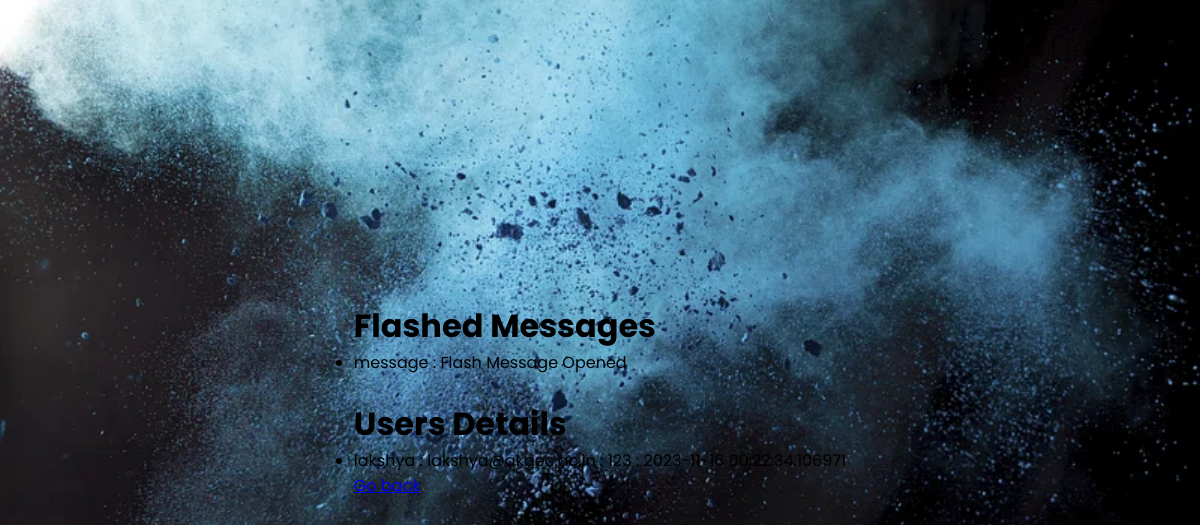
The page /display_messages on the database as committed earlier.
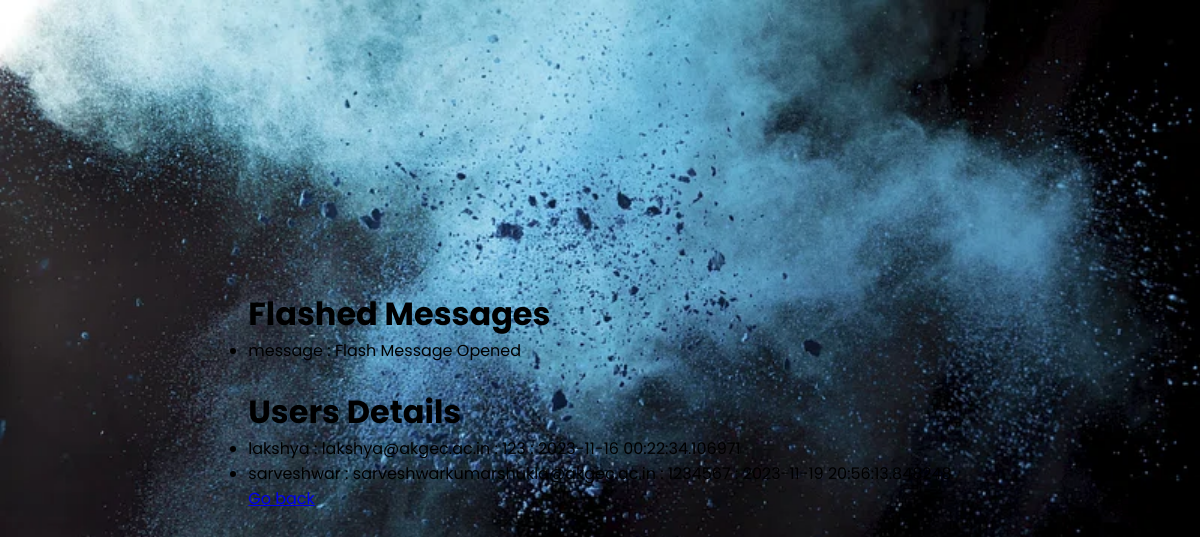
The same page on the database as committed later.
### system.py (models this page shows, shortened)
class user(db.Model):
    username=db.Column(db.String(30),primary_key=True)
    email=db.Column(db.String(30),unique=True,nullable=False)
    password=db.Column(db.String(30),nullable=False)
    date_created=db.Column(db.DateTime,default=datetime.datetime.now)

### system.py (the view)
@app.route('/display_messages')
def display_messages():
    users=user.query.order_by(user.date_created).all()
    flash(f'Flash Message Opened','message')
    return render_template('message.html',users=users)

### templates/message.html (shortened to what this page needs)
{% extends 'base.html' %}
{% block content %}
  <h1>Flashed Messages</h1>
  {% with messages = get_flashed_messages(with_categories = true) %}
    {% if messages %}
      <ul class="flashes">
        {% for category, message in messages %}
          <li class="{{ category }}">{{ category }} : {{ message }}</li>
        {% endfor %}
      </ul>
    {% endif %}
  {% endwith %}
  <br>
  <h1>Users Details</h1>
    <ul class="flashes">
      {% for user in users %}
        <li>{{ user.username }} : {{ user.email }} : {{ user.password }} : {{ user.date_created }}</li>
      {% endfor %}
    </ul>
  <a href="{{ url_for('index') }}">Go back</a>
{% endblock %}

### templates/base.html (shortened to what this page needs)
<!DOCTYPE html>
<html>
  <head>
    <link rel="stylesheet" href="{{ url_for('static', filename = 'css/main.css') }}" />
  </head>
  <body>
    <div class="login">
      {% block content %}
      {% endblock %}
    </div>
  </body>
</html>

### static/css/main.css (style rules this page uses)
* { margin: 0; padding: 0; box-sizing: border-box; font-family: "Poppins",sans-serif; }
body { display: flex; justify-content: center; align-items: center; min-height: 100vh; background: url('images/bg.jpg') no-repeat; background-size: cover; background-position: center; }

Rows that differ between the two databases and show on the page:
added user: username "sarveshwar", email "sarveshwarkumarshukla@akgec.ac.in", password "1234567", date_created "2023-11-19 20:56:13.848248"
